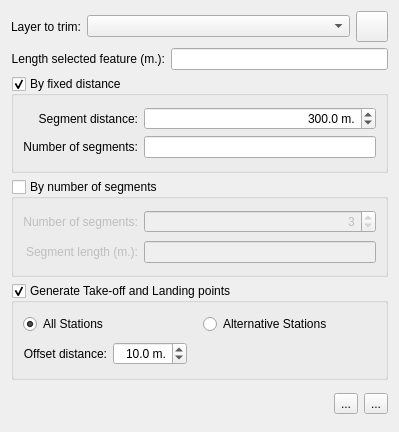
<?xml version="1.0" encoding="UTF-8"?>
<ui version="4.0">
 <class>QutlineTool</class>
 <widget class="QDialog" name="QutlineTool">
  <property name="geometry">
   <rect>
    <x>0</x>
    <y>0</y>
    <width>399</width>
    <height>432</height>
   </rect>
  </property>
  <property name="windowTitle">
   <string>Qutline tool</string>
  </property>
  <property name="windowIcon">
   <iconset>
    <normaloff>:/plugins/pflip_uav_pafyc/icons/vectorgfx.png</normaloff>:/plugins/pflip_uav_pafyc/icons/vectorgfx.png</iconset>
  </property>
  <layout class="QGridLayout" name="gridLayout_5">
   <item row="0" column="0">
    <layout class="QHBoxLayout" name="horizontalLayout_4" stretch="1,10,0">
     <item>
      <widget class="QLabel" name="label_4">
       <property name="text">
        <string>Layer to trim:</string>
       </property>
       <property name="alignment">
        <set>Qt::AlignRight|Qt::AlignTrailing|Qt::AlignVCenter</set>
       </property>
      </widget>
     </item>
     <item>
      <widget class="QgsMapLayerComboBox" name="mMapLayerComboBox_layerToTrim"/>
     </item>
     <item>
      <widget class="QToolButton" name="toolButton_ViewTableLayerToTrim">
       <property name="enabled">
        <bool>true</bool>
       </property>
       <property name="toolTip">
        <string>View table layer to trim</string>
       </property>
       <property name="text">
        <string/>
       </property>
       <property name="icon">
        <iconset resource="../resources.qrc">
         <normaloff>:/plugins/pflip_uav_pafyc/icons/7days.png</normaloff>:/plugins/pflip_uav_pafyc/icons/7days.png</iconset>
       </property>
       <property name="iconSize">
        <size>
         <width>24</width>
         <height>24</height>
        </size>
       </property>
      </widget>
     </item>
    </layout>
   </item>
   <item row="1" column="0">
    <layout class="QHBoxLayout" name="horizontalLayout">
     <item>
      <widget class="QLabel" name="label_6">
       <property name="text">
        <string>Length selected feature (m.):</string>
       </property>
       <property name="alignment">
        <set>Qt::AlignRight|Qt::AlignTrailing|Qt::AlignVCenter</set>
       </property>
      </widget>
     </item>
     <item>
      <widget class="QLineEdit" name="lineEdit_lengthSelectedFeatureCalculated">
       <property name="text">
        <string/>
       </property>
       <property name="alignment">
        <set>Qt::AlignLeading|Qt::AlignLeft|Qt::AlignVCenter</set>
       </property>
      </widget>
     </item>
    </layout>
   </item>
   <item row="2" column="0">
    <widget class="QgsCollapsibleGroupBox" name="mGroupBox_byFixedDistance">
     <property name="title">
      <string>By fixed distance</string>
     </property>
     <property name="flat">
      <bool>false</bool>
     </property>
     <property name="checkable">
      <bool>true</bool>
     </property>
     <layout class="QGridLayout" name="gridLayout_3">
      <item row="0" column="0">
       <layout class="QGridLayout" name="gridLayout">
        <item row="0" column="1">
         <widget class="QgsDoubleSpinBox" name="mQgsDoubleSpinBox_fixedDistance">
          <property name="alignment">
           <set>Qt::AlignRight|Qt::AlignTrailing|Qt::AlignVCenter</set>
          </property>
          <property name="suffix">
           <string> m.</string>
          </property>
          <property name="decimals">
           <number>1</number>
          </property>
          <property name="minimum">
           <double>1.000000000000000</double>
          </property>
          <property name="maximum">
           <double>1000.000000000000000</double>
          </property>
          <property name="value">
           <double>300.000000000000000</double>
          </property>
         </widget>
        </item>
        <item row="0" column="0">
         <widget class="QLabel" name="label">
          <property name="text">
           <string>Segment distance:</string>
          </property>
          <property name="alignment">
           <set>Qt::AlignRight|Qt::AlignTrailing|Qt::AlignVCenter</set>
          </property>
         </widget>
        </item>
        <item row="1" column="0">
         <widget class="QLabel" name="label_3">
          <property name="text">
           <string>Number of segments:</string>
          </property>
          <property name="alignment">
           <set>Qt::AlignRight|Qt::AlignTrailing|Qt::AlignVCenter</set>
          </property>
         </widget>
        </item>
        <item row="1" column="1">
         <widget class="QLineEdit" name="lineEdit_numberOfSegmentsCalculated">
          <property name="alignment">
           <set>Qt::AlignLeading|Qt::AlignLeft|Qt::AlignVCenter</set>
          </property>
         </widget>
        </item>
       </layout>
      </item>
     </layout>
    </widget>
   </item>
   <item row="3" column="0">
    <widget class="QgsCollapsibleGroupBox" name="mGroupBox_byNumberOfSegments">
     <property name="title">
      <string>By number of segments</string>
     </property>
     <property name="checkable">
      <bool>true</bool>
     </property>
     <property name="checked">
      <bool>false</bool>
     </property>
     <layout class="QGridLayout" name="gridLayout_2">
      <item row="0" column="0">
       <widget class="QLabel" name="label_2">
        <property name="text">
         <string>Number of segments:</string>
        </property>
        <property name="alignment">
         <set>Qt::AlignRight|Qt::AlignTrailing|Qt::AlignVCenter</set>
        </property>
       </widget>
      </item>
      <item row="0" column="1">
       <widget class="QgsSpinBox" name="mQgsSpinBox_numberOfSegments">
        <property name="alignment">
         <set>Qt::AlignRight|Qt::AlignTrailing|Qt::AlignVCenter</set>
        </property>
        <property name="minimum">
         <number>1</number>
        </property>
        <property name="maximum">
         <number>10</number>
        </property>
        <property name="value">
         <number>3</number>
        </property>
       </widget>
      </item>
      <item row="1" column="0">
       <widget class="QLabel" name="label_5">
        <property name="text">
         <string>Segment length (m.):</string>
        </property>
        <property name="alignment">
         <set>Qt::AlignRight|Qt::AlignTrailing|Qt::AlignVCenter</set>
        </property>
       </widget>
      </item>
      <item row="1" column="1">
       <widget class="QLineEdit" name="lineEdit_segmentLengthCalculated">
        <property name="alignment">
         <set>Qt::AlignRight|Qt::AlignTrailing|Qt::AlignVCenter</set>
        </property>
       </widget>
      </item>
     </layout>
    </widget>
   </item>
   <item row="4" column="0">
    <widget class="QgsCollapsibleGroupBox" name="mGroupBox_generateTofLndPoints">
     <property name="title">
      <string>Generate Take-off and Landing points</string>
     </property>
     <property name="checkable">
      <bool>true</bool>
     </property>
     <layout class="QGridLayout" name="gridLayout_4">
      <item row="0" column="0">
       <widget class="QRadioButton" name="radioButton_allStations">
        <property name="text">
         <string>All Stations</string>
        </property>
        <property name="checked">
         <bool>true</bool>
        </property>
       </widget>
      </item>
      <item row="0" column="1">
       <widget class="QRadioButton" name="radioButton_altenativeStations">
        <property name="text">
         <string>Alternative Stations</string>
        </property>
       </widget>
      </item>
      <item row="1" column="0" colspan="2">
       <layout class="QHBoxLayout" name="horizontalLayout_3">
        <item>
         <widget class="QLabel" name="label_7">
          <property name="text">
           <string>Offset distance:</string>
          </property>
          <property name="alignment">
           <set>Qt::AlignRight|Qt::AlignTrailing|Qt::AlignVCenter</set>
          </property>
         </widget>
        </item>
        <item>
         <widget class="QgsDoubleSpinBox" name="mQgsDoubleSpinBox_offsetDistance">
          <property name="alignment">
           <set>Qt::AlignRight|Qt::AlignTrailing|Qt::AlignVCenter</set>
          </property>
          <property name="suffix">
           <string> m.</string>
          </property>
          <property name="decimals">
           <number>1</number>
          </property>
          <property name="minimum">
           <double>1.000000000000000</double>
          </property>
          <property name="maximum">
           <double>100.000000000000000</double>
          </property>
          <property name="value">
           <double>10.000000000000000</double>
          </property>
         </widget>
        </item>
        <item>
         <spacer name="horizontalSpacer_2">
          <property name="orientation">
           <enum>Qt::Horizontal</enum>
          </property>
          <property name="sizeHint" stdset="0">
           <size>
            <width>40</width>
            <height>20</height>
           </size>
          </property>
         </spacer>
        </item>
       </layout>
      </item>
     </layout>
    </widget>
   </item>
   <item row="5" column="0">
    <layout class="QHBoxLayout" name="horizontalLayout_2">
     <item>
      <spacer name="horizontalSpacer">
       <property name="orientation">
        <enum>Qt::Horizontal</enum>
       </property>
       <property name="sizeHint" stdset="0">
        <size>
         <width>148</width>
         <height>35</height>
        </size>
       </property>
      </spacer>
     </item>
     <item>
      <widget class="QToolButton" name="toolButton_calcDimesionsSegmentation">
       <property name="toolTip">
        <string>Calc dimesions segmentation</string>
       </property>
       <property name="text">
        <string>...</string>
       </property>
       <property name="icon">
        <iconset resource="../resources.qrc">
         <normaloff>:/plugins/pflip_uav_pafyc/icons/measure.png</normaloff>:/plugins/pflip_uav_pafyc/icons/measure.png</iconset>
       </property>
       <property name="iconSize">
        <size>
         <width>24</width>
         <height>24</height>
        </size>
       </property>
      </widget>
     </item>
     <item>
      <widget class="QToolButton" name="toolButton_process">
       <property name="toolTip">
        <string>Process</string>
       </property>
       <property name="text">
        <string>...</string>
       </property>
       <property name="icon">
        <iconset resource="../resources.qrc">
         <normaloff>:/plugins/pflip_uav_pafyc/icons/processing.png</normaloff>:/plugins/pflip_uav_pafyc/icons/processing.png</iconset>
       </property>
       <property name="iconSize">
        <size>
         <width>32</width>
         <height>32</height>
        </size>
       </property>
      </widget>
     </item>
    </layout>
   </item>
  </layout>
 </widget>
 <customwidgets>
  <customwidget>
   <class>QgsCollapsibleGroupBox</class>
   <extends>QGroupBox</extends>
   <header>qgscollapsiblegroupbox.h</header>
   <container>1</container>
  </customwidget>
  <customwidget>
   <class>QgsDoubleSpinBox</class>
   <extends>QDoubleSpinBox</extends>
   <header>qgsdoublespinbox.h</header>
  </customwidget>
  <customwidget>
   <class>QgsMapLayerComboBox</class>
   <extends>QComboBox</extends>
   <header>qgsmaplayercombobox.h</header>
  </customwidget>
  <customwidget>
   <class>QgsSpinBox</class>
   <extends>QSpinBox</extends>
   <header>qgsspinbox.h</header>
  </customwidget>
 </customwidgets>
 <resources>
  <include location="../resources.qrc"/>
 </resources>
 <connections/>
</ui>
